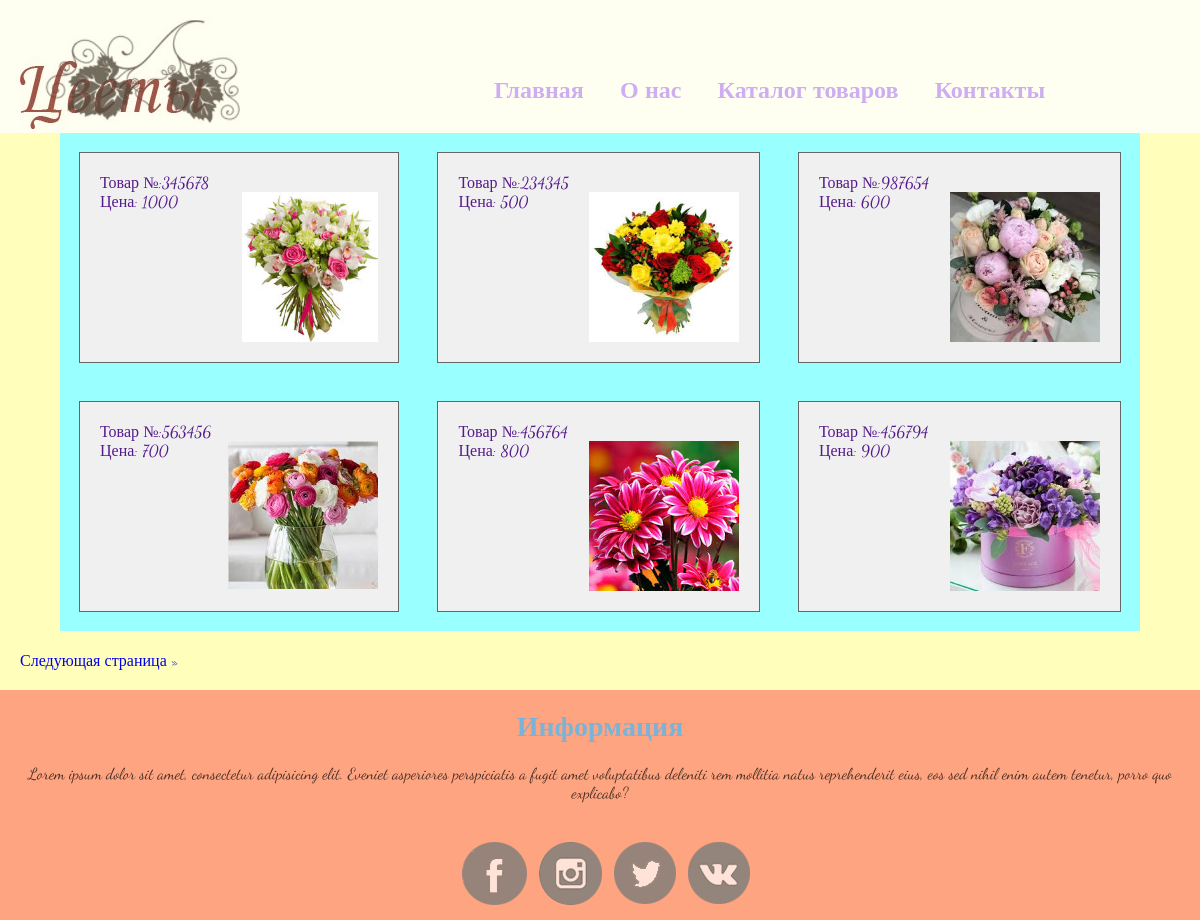
Screenshot of /catalog.php with the database file from the repository.
### tables this page shows
CREATE TABLE `products` (
  `id` int(11) NOT NULL,
  `image` varchar(255) NOT NULL,
  `code` varchar(55) NOT NULL,
  `cost` varchar(55) NOT NULL
);

### catalog.php (the view, shortened to what this page needs)
<?php require "includes/config.php" ?>
<!DOCTYPE html>
<html lang="en">
<head>
	<link rel="stylesheet" href="css/style.css">
</head>
<body>
	<?php require "header.php" ?>
	<div class="catalog-container">
		<ul>
			<?php
			$per_page = 6;
			$page = 1;
		$total_count_q = mysqli_query($connection, "SELECT COUNT(`id`) AS `total_count` FROM `products`");
		$total_count = mysqli_fetch_assoc($total_count_q);
		$total_count = $total_count['total_count'];
		$total_pages = ceil($total_count / $per_page);
		if( $page <= 1 || $page > $total_pages )
		{
		  $page = 1;
		}
		$offset = ($per_page * $page) - $per_page;
		 $product = mysqli_query($connection, "SELECT * FROM `products` ORDER BY `id` ASC LIMIT $offset, $per_page");
		$product_exist = true;
		?>
	            <?php
	while( $art = mysqli_fetch_assoc($product)  )
	               {
	                ?>
				<li><a href="">Товар №:<?php echo $art['code'] ?><br> Цена: <?php echo $art['cost']; ?>
				<?php echo "<img src='/css/project/{$art['image']}'>";?></a></li>
				<?php
			}
			?>
		</ul>
	</div>
			<?php
		if ($product_exist == true)
		{
		  echo '<div class="paginator" style="margin: 20px;">';
		if ($page < $total_pages)
		{
		  echo '<a href="/catalog.php?page='.($page + 1).'">Следующая страница &raquo </a>';
		}
		echo '</div>';
		}
		?>
	<?php require "footer.php" ?>
</body>
</html>

### header.php (shortened to what this page needs)
<header>
			<div class="logo">
				<a href="#"><img src="css/project/flover.jpg" alt=""></a>
			</div>
			<nav>
			<div class="navigation" id="Top">
				<a href="index.php">Главная</a>
				<a href="about_us.php">О нас</a>
				<a href="catalog.php">Каталог товаров</a>
				<a href="contact.php">Контакты</a>
			</div>
		</nav>
	</header>

### footer.php
<footer>
	<div class="container">
	<h3>Информация</h3>
	<p>Lorem ipsum dolor sit amet, consectetur adipisicing elit. Eveniet asperiores perspiciatis a fugit amet voluptatibus deleniti rem mollitia natus reprehenderit eius, eos sed nihil enim autem tenetur, porro quo explicabo?</p>
		<div class="social">
	<a href="https://ru-ru.facebook.com/" target="_blank"><img src="css/project/iconf.png" alt=""></a>
	<a href="https://www.instagram.com/?hl=ru" target="_blank"><img src="css/project/iconin.png" alt=""></a>
	<a href="https://twitter.com/?lang=ru" target="_blank"><img src="css/project/icontw.png" alt=""></a>
	<a href="https://vk.com/" target="_blank"><img src="css/project/iconvk.png" alt=""></a>
		</div>
	</div>
</footer>

### css/style.css (style rules this page uses)
* { margin: 0; padding: 0; }
body { font-family: 'Dancing Script', cursive; background-color: #FFFFBB; }
header { display: flex; width: 100%; background-color: white; opacity: 0.8; }
a { text-decoration: none; }
.logo { margin: 20px 10px 0 20px; cursor: pointer; }
nav { margin-top: 76px; margin-left: 19%; }
.navigation a { font-size: 24px; font-weight: bold; padding: 12px 16px; text-align: center; color: #C29AFF; }
footer { font-family: 'Dancing Script', cursive; background-color: hsl(17, 100%, 75%); height: 230px; }
.container { width: 100%; margin: 0 auto; opacity: 0.7; position: relative; height: 100%; }
.container h3 { color: hsl(202, 100%, 63%); text-align: center; padding-bottom: 10px; padding-top: 20px; font-size: 28px; }
.container p { text-align: center; color: black; margin-top: 10px; }
.social { margin-top: 20px; display: flex; justify-content: center; }
.social img { margin-left: 12px; margin-top: 20px; }
.catalog-container { width: 90%; margin: 0 auto; background-color: hsl(180, 100%, 80%); overflow: hidden; }
ul { display: grid; grid-template-columns: auto auto auto; list-style-type: none; }
.catalog-container li { padding: 20px; margin: 20px; outline: 1px solid #666; background: #f0f0f0; }
.catalog-container img { float: right; max-width: 150px; max-height: 150px; }

### rows the page displays
products: code "345678", cost "1000", image (picture)
products: code "234345", cost "500", image (picture)
products: code "987654", cost "600", image (picture)
products: code "563456", cost "700", image (picture)
products: code "456764", cost "800", image (picture)
products: code "456794", cost "900", image (picture)
